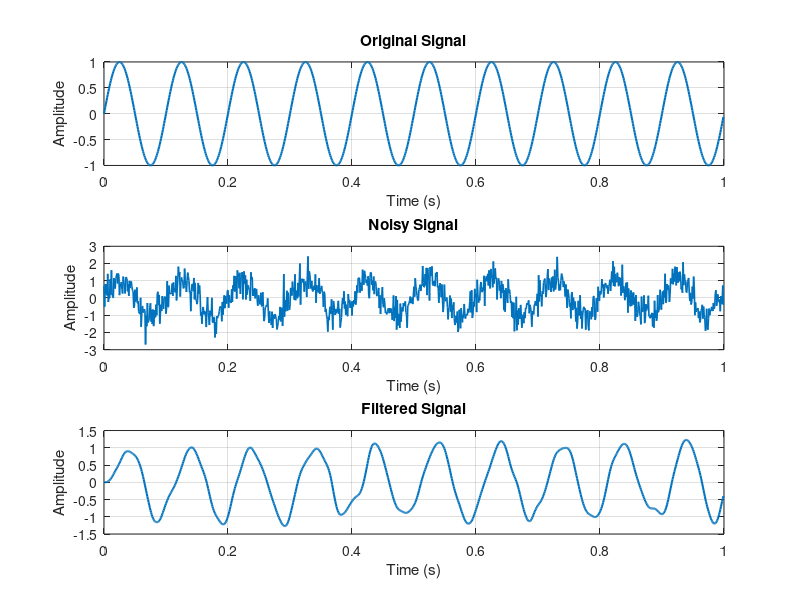
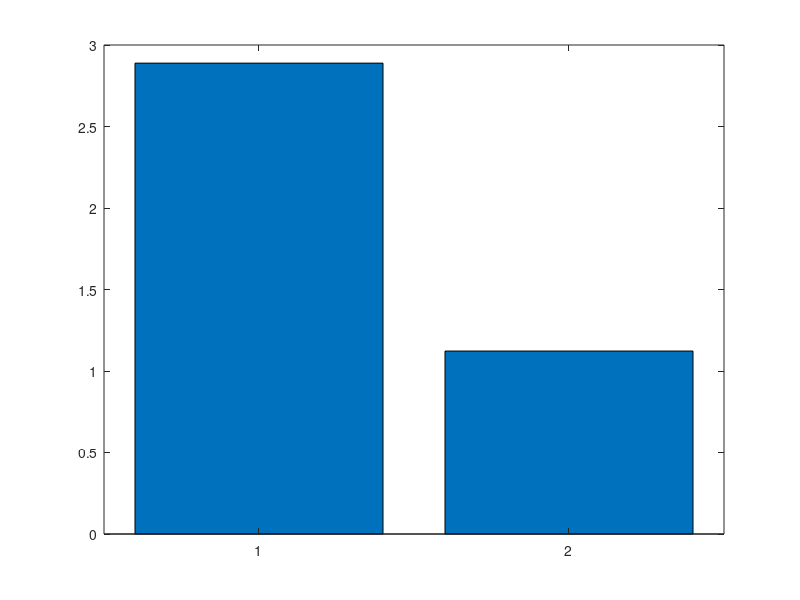

Here is the MATLAB script that generated these plots, in order: (Note: this script raises an error after producing the figures.)
%{
Problem 21: Noise Removal Project
• Add noise to signal 
• Apply appropriate filter
Evaluate performance using SNR
%}
% Problem 21: Noise Removal Project
% Add noise, apply filter, and evaluate using SNR

clc;
clear;
close all;

% Generate original signal
fs = 1000;
t = 0:1/fs:1-1/fs;
clean = sin(2*pi*10*t);

% Add white Gaussian noise
noisy = clean + 0.5*randn(size(t));

% Design Butterworth low-pass filter
[b,a] = butter(4,30/(fs/2));

% Filter the noisy signal
filtered = filter(b,a,noisy);

% Calculate SNR
snr_before = 10*log10(mean(clean.^2)/mean((noisy-clean).^2));
snr_after  = 10*log10(mean(clean.^2)/mean((filtered-clean).^2));

% Display SNR values
fprintf('SNR Before Filtering = %.2f dB\n', snr_before);
fprintf('SNR After Filtering  = %.2f dB\n', snr_after);

% Plot signals
figure;

subplot(3,1,1);
plot(t,clean,'LineWidth',1.5);
title('Original Signal');
xlabel('Time (s)');
ylabel('Amplitude');
grid on;

subplot(3,1,2);
plot(t,noisy,'LineWidth',1.2);
title('Noisy Signal');
xlabel('Time (s)');
ylabel('Amplitude');
grid on;

subplot(3,1,3);
plot(t,filtered,'LineWidth',1.5);
title('Filtered Signal');
xlabel('Time (s)');
ylabel('Amplitude');
grid on;

% Plot SNR comparison
figure;

b = bar([snr_before snr_after]);

b.FaceColor = 'flat';
b.CData(1,:) = [1 0 0];    % Red
b.CData(2,:) = [0 0 1];    % Blue

set(gca,'XTickLabel',{'Before Filtering','After Filtering'});
ylabel('SNR (dB)');
title('SNR Improvement After Filtering');
grid on;
